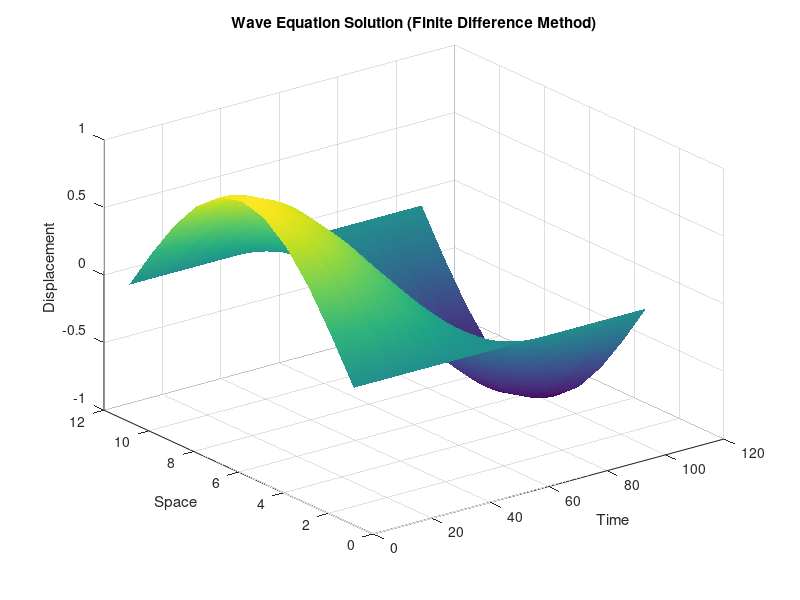

Recreate this plot in MATLAB.
% Wave Equation using Finite Difference Method
clear
clc

% Parameters
L = 1;          % Length of string
T = 1;          % Final time
c = 1;          % Wave speed
h = 0.1;        % Space step
k = 0.01;       % Time step

N = L/h;        % Number of space intervals
M = T/k;        % Number of time steps

lambda = c*k/h;

% Grid
x = 0:h:L;
t = 0:k:T;

% Solution matrix
u = zeros(N+1, M+1);

% Initial displacement u(x,0) = sin(pi x)
for i = 1:N+1
    u(i,1) = sin(pi*x(i));
end

% Boundary conditions
u(1,:)   = 0;           % u(0,t) = 0
u(N+1,:) = 0;           % u(1,t) = 0

% First time step (using initial velocity = 0)
for i = 2:N
    u(i,2) = u(i,1) + 0.5*lambda^2 * ...
            (u(i+1,1) - 2*u(i,1) + u(i-1,1));
end

% Finite difference iteration
for j = 2:M
    for i = 2:N
        u(i,j+1) = 2*u(i,j) - u(i,j-1) + ...
                   lambda^2 * (u(i+1,j) - 2*u(i,j) + u(i-1,j));
    end
end

% Exact solution
u_exact = zeros(N+1, M+1);
for j = 1:M+1
    for i = 1:N+1
        u_exact(i,j) = sin(pi*x(i)) * cos(pi*t(j));
    end
end



% ---- 3D Surface Plot of Numerical Solution ----
figure
surf(u)
shading interp
xlabel('Time')
ylabel('Space')
zlabel('Displacement')
title('Wave Equation Solution (Finite Difference Method)')
